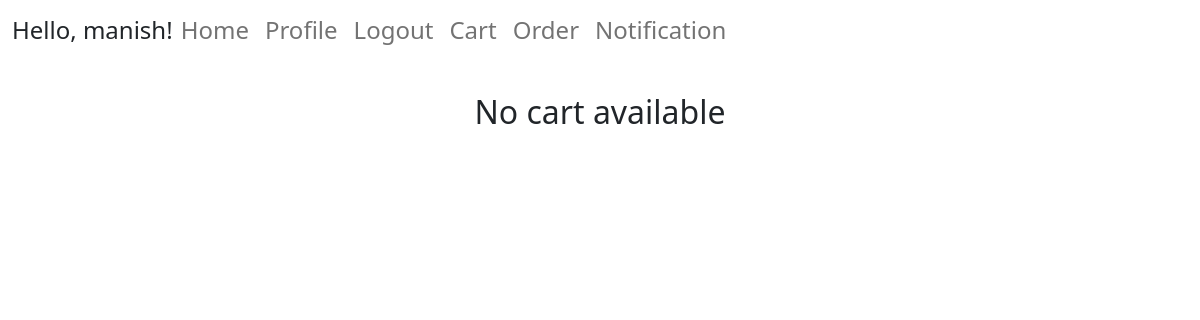
The page /cart (signed in) on the database as committed earlier.
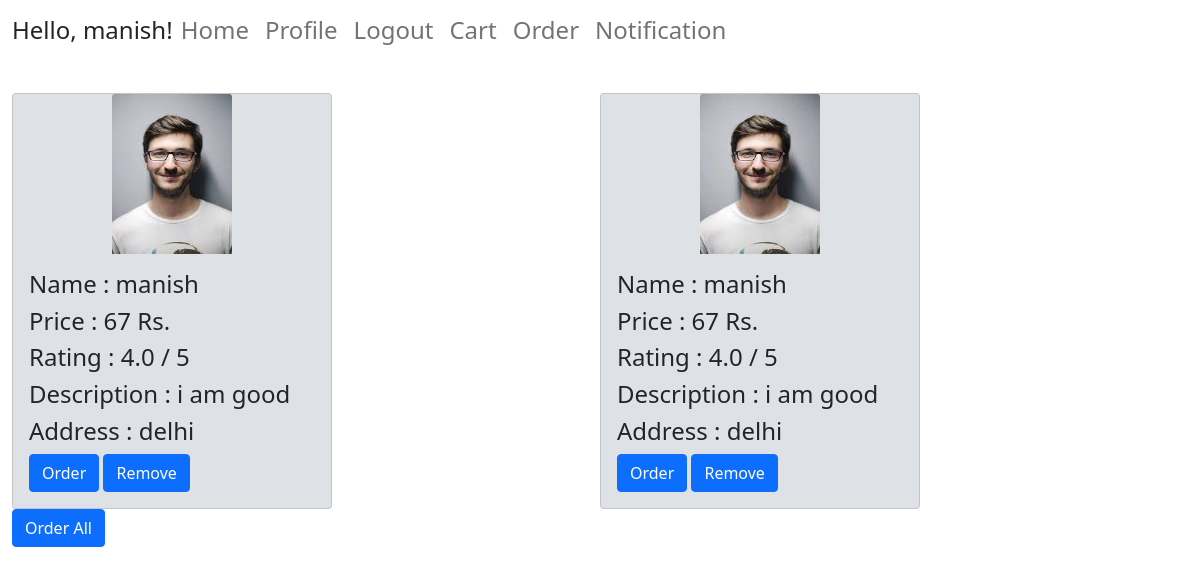
The same page on the database as committed later.
### user/models.py (models this page shows, shortened)
class Employee(models.Model):
    user_id = models.CharField(max_length=100 , default=None)
    service = models.CharField(max_length=100 )
    name = models.CharField(max_length=100 )
    category = models.CharField(max_length=100 , default=None)
    cost = models.IntegerField(default = 0)
    rating = models.FloatField(default = 4.2)
    description = models.TextField(default = None)
    address = models.TextField(blank = True , default = None)
    image = models.FileField(upload_to = 'user/static/user/image')

### user/views.py (the view)
# urls.py: path('cart' , views.cart , name = 'cart'),
@login_required(login_url='/login')
def cart(req):
    if req.user.is_authenticated:
        user_obj = req.user
        profile_obj = Profile.objects.filter(user = user_obj).first()
        if profile_obj is None:
            auth.logout(req)
            messages.success(req, 'Admin cannot use this functionality please login user account.')
            return redirect('/')
    emplist = []
    user_obj = req.user
    choose_obj = Choose.objects.filter(user_id = user_obj.id , cart = True  ).all()
    for emp in choose_obj:
        data=Employee.objects.filter(pk = emp.emp_id).first()
        user_obj = User.objects.filter(pk = emp.user_id).first()
        profile_obj = Profile.objects.filter(user = user_obj).first()
        if profile_obj is None:
            messages.success(req, 'Admin cannot use this functionality please login user account.')
            return redirect('/login')
        Disc={"name":data.name,"image":data.image,"description":data.description,"cost":data.cost,"rating":data.rating,"dataID":emp.id , "address":data.address}
        emplist.append(Disc)
    return render(req , 'user/cart.html' , { 'present': len(emplist) ,  'employees' : emplist , 'user_id' : user_obj.id})

### user/templates/user/cart.html
{% extends 'user/base.html' %}
{% block content %}
{% load static %}
{% if present == 0 %}
    <h2 class = " d-flex justify-content-center align-items-center">No cart available</h2>
{% else %}
            <div class="card-group">
                {% for employee in employees %}
                <div class="col" >
                    <div class="card" style="width: 20rem; background-color:#dee2e6;">
                        <img class="card-img-top" style="margin-left: auto;margin-right: auto; width:10vw; height: 20vh"src = "{% static employee.image %}" style="width: 20%; height:10vw;" alt="Card image cap">
                        <div class="card-body">
                            <h4> Name : {{employee.name}}</h4>
                            <h4> Price : {{employee.cost}} Rs.</h4>
                            <h4> Rating : {{employee.rating}} / 5</h4>
                            <h4> Description : {{employee.description}}</h4>
                            <h4> Address : {{employee.address}}</h4>
                            <button type="button" class="btn btn-primary"> <a href = "{% url 'checkout' order_pk=employee.dataID %}" style = "text-decoration: none; color:white" >Order</a> </button>
                            <button type="button" class="btn btn-primary"> <a href = "{% url 'remove' order_pk=employee.dataID %}" style = "text-decoration: none; color:white" >Remove</a> </button>
                        </div>
                    </div>
                </div>
                {% endfor %}
            </div>
<button type="button" class="btn btn-primary"> <a href = "{% url 'checkout' order_pk=1 user_pk=user_id %}" style = "text-decoration: none; color:white" >Order All</a> </button>
{% endif %}
{% endblock %}

Rows that differ between the two databases and show on the page:
added Employee: image (picture), name "manish" "manish", rating "4.0" "4.0", description "i am good" "i am good", address "delhi" "delhi"
Other text that changed with them:
new list line: "Name : Price : 67 Rs. Rating : / 5 Description : Address : Order Remove"
text no longer shown: "No cart available"
text now shown: "Order All"
